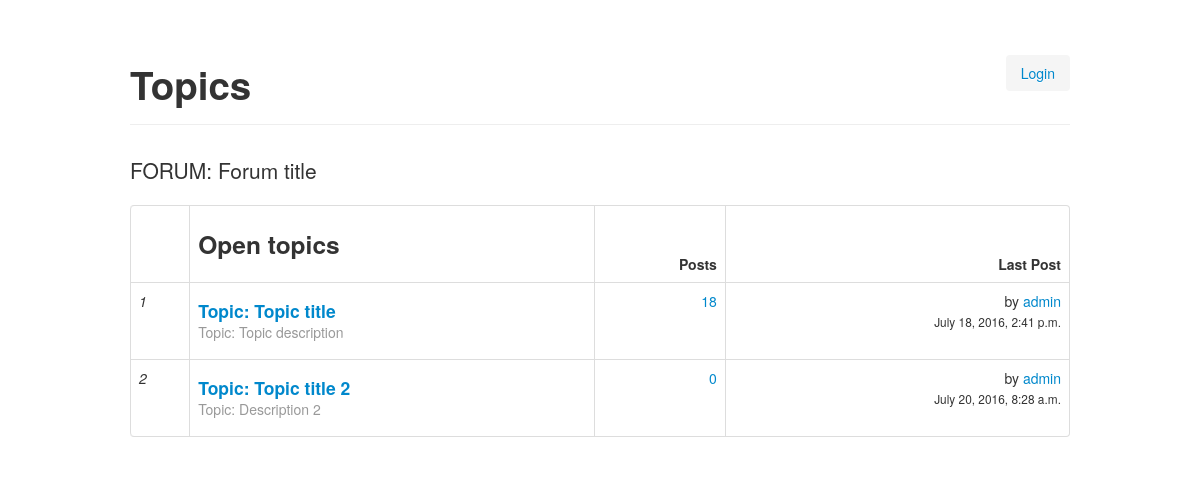
/1/, run on the app's committed database.
### forum/models.py (models this page shows, shortened)
class Topic(models.Model):
    title = models.CharField(max_length=60)
    description = models.TextField(max_length=10000, blank=True, null=True)
    forum = models.ForeignKey(Forum)
    created = models.DateTimeField(auto_now=True)
    creator = models.ForeignKey(User, blank=True, null=True)
    updated = models.DateTimeField(auto_now=True)
    closed = models.BooleanField(blank=True, default=False)

class Forum(models.Model):
    title = models.CharField(max_length=60)
    description = models.TextField(blank=True, default='')
    updated = models.DateTimeField(auto_now=True)
    created = models.DateTimeField(auto_now=True)
    creator = models.ForeignKey(User, blank=True, null=True)

### forum/views.py (the view)
# urls.py: url(r'^(?P<pk>(\d+))/$', views.TopicDetailView.as_view(), name="topic"),
class TopicDetailView(generic.ListView):
    template_name = 'forum/topic.html'
    context_object_name = "topic"
    def get_queryset(self):
        return Topic.objects.get(pk=self.kwargs.get('pk'))

### forum/templates/forum/topic.html (shortened to what this page needs)
{% extends 'forum/base.html' %}
{% load static %}
{% block extra_head_content %}
    <div class="container" style="margin-top: 35px">
        <div class="page-header page-heading">
            <h1 class="pull-left">Topics</h1>
            <ol class="breadcrumb pull-right where-am-i">
                {% if not request.user.username %}
                    <li><a href="/accounts/login/?next={{ request.path }}">Login</a></li>
                {% else %}
                    <li><span>Authorized as <strong>{{ request.user.username|upper }}</strong>. </span><a
                            href="/accounts/logout/?next=/accounts/login/?next={{ request.path }}"> Logout</a></li>
                {% endif %}
            </ol>
            <div class="clearfix"></div>
        </div>
        {% if topic %}
            <p class="lead">{{ topic.forum.title }}</p>
            <table class="table table-bordered">
            <thead>
            <tr>
                <th class="cell-stat"></th>
                <th>
                    <h3>Open topics</h3>
                </th>
                <th class="cell-stat text-center hidden-xs hidden-sm" style="text-align: right">Posts</th>
                <th class="cell-stat-2x hidden-xs hidden-sm" style="text-align: right">Last Post</th>
            </tr>
            </thead>
            <tbody>
            {% for top in topic.forum.topic_set.all %}
                <tr>
                <td class="text-center"><i class="fa fa-question fa-2x text-primary">{{ forloop.counter }}</i></td>
                <td>
                    <h4><a href="{% url 'forum:posts' top.id %}">{{ top.title }}</a><br>
                        <small>{{ top.description }}</small>
                    </h4>
                <td class="text-center hidden-xs hidden-sm" style="text-align: right"><a
                        href="#">{{ top.post_set.count }}</a></td>
                <td class="hidden-xs hidden-sm" style="text-align: right">by <a href="#">{{ top.creator }}</a><br>
                    <small>{{ top.count }}{{ top.created }}</small>
                </td>
            {% endfor %}
        {% else %}
        <td colspan="4" class="center">No topics have been added yet.</td>
        </tr>
        {% endif %}
        </tbody>
        </table>
    </div>
{% endblock %}

### data on the page
Topic: forum "FORUM: Forum title", title "Topic: Topic title", description "Topic: Topic description", post_set.count "18", creator "admin", created "July 18, 2016, 2:41 p.m."
Topic: title "Topic: Topic title 2", description "Topic: Description 2", post_set.count "0", creator "admin", created "July 20, 2016, 8:28 a.m."
